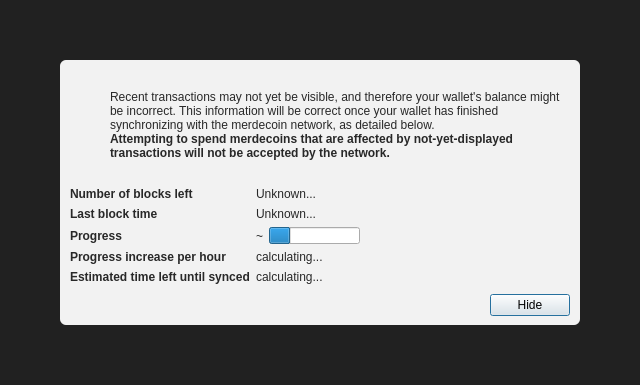
<?xml version="1.0" encoding="UTF-8"?>
<ui version="4.0">
 <class>ModalOverlay</class>
 <widget class="ModalOverlay" name="ModalOverlay">
  <property name="geometry">
   <rect>
    <x>0</x>
    <y>0</y>
    <width>640</width>
    <height>385</height>
   </rect>
  </property>
  <property name="windowTitle">
   <string>Form</string>
  </property>
  <layout class="QVBoxLayout" name="verticalLayout" stretch="0">
   <property name="sizeConstraint">
    <enum>QLayout::SetDefaultConstraint</enum>
   </property>
   <property name="leftMargin">
    <number>0</number>
   </property>
   <property name="topMargin">
    <number>0</number>
   </property>
   <property name="rightMargin">
    <number>0</number>
   </property>
   <property name="bottomMargin">
    <number>0</number>
   </property>
   <item>
    <widget class="QWidget" name="bgWidget" native="true">
     <property name="styleSheet">
      <string notr="true">#bgWidget { background: rgba(0,0,0,220); }</string>
     </property>
     <layout class="QVBoxLayout" name="verticalLayoutMain" stretch="1">
      <property name="leftMargin">
       <number>60</number>
      </property>
      <property name="topMargin">
       <number>60</number>
      </property>
      <property name="rightMargin">
       <number>60</number>
      </property>
      <property name="bottomMargin">
       <number>60</number>
      </property>
      <item>
       <widget class="QWidget" name="contentWidget" native="true">
        <property name="styleSheet">
         <string notr="true">#contentWidget { background: rgba(255,255,255,240); border-radius: 6px; }

QLabel { color: rgb(40,40,40);  }</string>
        </property>
        <layout class="QVBoxLayout" name="verticalLayoutSub" stretch="1,0,0,0">
         <property name="spacing">
          <number>0</number>
         </property>
         <property name="leftMargin">
          <number>10</number>
         </property>
         <property name="topMargin">
          <number>10</number>
         </property>
         <property name="rightMargin">
          <number>10</number>
         </property>
         <property name="bottomMargin">
          <number>10</number>
         </property>
         <item>
          <layout class="QHBoxLayout" name="horizontalLayoutIconText" stretch="0,1">
           <property name="topMargin">
            <number>20</number>
           </property>
           <item>
            <layout class="QVBoxLayout" name="verticalLayoutIcon">
             <property name="leftMargin">
              <number>0</number>
             </property>
             <item>
              <widget class="QPushButton" name="warningIcon">
               <property name="enabled">
                <bool>false</bool>
               </property>
               <property name="text">
                <string/>
               </property>
               <property name="icon">
                <iconset>
                 <normaloff>:/icons/warning</normaloff>
                 <disabledoff>:/icons/warning</disabledoff>:/icons/warning</iconset>
               </property>
               <property name="iconSize">
                <size>
                 <width>48</width>
                 <height>48</height>
                </size>
               </property>
               <property name="flat">
                <bool>true</bool>
               </property>
              </widget>
             </item>
             <item>
              <spacer name="verticalSpacerWarningIcon">
               <property name="orientation">
                <enum>Qt::Vertical</enum>
               </property>
               <property name="sizeHint" stdset="0">
                <size>
                 <width>20</width>
                 <height>40</height>
                </size>
               </property>
              </spacer>
             </item>
            </layout>
           </item>
           <item>
            <layout class="QVBoxLayout" name="verticalLayoutInfoText">
             <property name="leftMargin">
              <number>0</number>
             </property>
             <property name="topMargin">
              <number>0</number>
             </property>
             <item>
              <widget class="QLabel" name="infoText">
               <property name="text">
                <string>Recent transactions may not yet be visible, and therefore your wallet's balance might be incorrect. This information will be correct once your wallet has finished synchronizing with the merdecoin network, as detailed below.</string>
               </property>
               <property name="textFormat">
                <enum>Qt::RichText</enum>
               </property>
               <property name="wordWrap">
                <bool>true</bool>
               </property>
              </widget>
             </item>
             <item>
              <widget class="QLabel" name="infoTextStrong">
               <property name="font">
                <font>
                 <weight>75</weight>
                 <bold>true</bold>
                </font>
               </property>
               <property name="text">
                <string>Attempting to spend merdecoins that are affected by not-yet-displayed transactions will not be accepted by the network.</string>
               </property>
               <property name="textFormat">
                <enum>Qt::RichText</enum>
               </property>
               <property name="wordWrap">
                <bool>true</bool>
               </property>
              </widget>
             </item>
             <item>
              <spacer name="verticalSpacerInTextSpace">
               <property name="orientation">
                <enum>Qt::Vertical</enum>
               </property>
               <property name="sizeHint" stdset="0">
                <size>
                 <width>20</width>
                 <height>40</height>
                </size>
               </property>
              </spacer>
             </item>
            </layout>
           </item>
          </layout>
         </item>
         <item>
          <spacer name="verticalSpacerAfterText">
           <property name="orientation">
            <enum>Qt::Vertical</enum>
           </property>
           <property name="sizeHint" stdset="0">
            <size>
             <width>20</width>
             <height>40</height>
            </size>
           </property>
          </spacer>
         </item>
         <item>
          <layout class="QFormLayout" name="formLayout">
           <property name="fieldGrowthPolicy">
            <enum>QFormLayout::FieldsStayAtSizeHint</enum>
           </property>
           <property name="horizontalSpacing">
            <number>6</number>
           </property>
           <property name="verticalSpacing">
            <number>6</number>
           </property>
           <property name="topMargin">
            <number>10</number>
           </property>
           <item row="0" column="0">
            <widget class="QLabel" name="labelNumberOfBlocksLeft">
             <property name="font">
              <font>
               <weight>75</weight>
               <bold>true</bold>
              </font>
             </property>
             <property name="text">
              <string>Number of blocks left</string>
             </property>
            </widget>
           </item>
           <item row="0" column="1">
            <widget class="QLabel" name="numberOfBlocksLeft">
             <property name="text">
              <string>Unknown...</string>
             </property>
            </widget>
           </item>
           <item row="1" column="0">
            <widget class="QLabel" name="labelLastBlockTime">
             <property name="font">
              <font>
               <weight>75</weight>
               <bold>true</bold>
              </font>
             </property>
             <property name="text">
              <string>Last block time</string>
             </property>
            </widget>
           </item>
           <item row="1" column="1">
            <widget class="QLabel" name="newestBlockDate">
             <property name="sizePolicy">
              <sizepolicy hsizetype="Maximum" vsizetype="Preferred">
               <horstretch>0</horstretch>
               <verstretch>0</verstretch>
              </sizepolicy>
             </property>
             <property name="text">
              <string>Unknown...</string>
             </property>
            </widget>
           </item>
           <item row="2" column="0">
            <widget class="QLabel" name="labelSyncDone">
             <property name="font">
              <font>
               <weight>75</weight>
               <bold>true</bold>
              </font>
             </property>
             <property name="text">
              <string>Progress</string>
             </property>
            </widget>
           </item>
           <item row="2" column="1">
            <layout class="QHBoxLayout" name="horizontalLayoutSync" stretch="0,1">
             <item>
              <widget class="QLabel" name="percentageProgress">
               <property name="text">
                <string notr="true">~</string>
               </property>
              </widget>
             </item>
             <item>
              <widget class="QProgressBar" name="progressBar">
               <property name="value">
                <number>24</number>
               </property>
               <property name="format">
                <string/>
               </property>
              </widget>
             </item>
            </layout>
           </item>
           <item row="4" column="0">
            <widget class="QLabel" name="labelProgressIncrease">
             <property name="font">
              <font>
               <weight>75</weight>
               <bold>true</bold>
              </font>
             </property>
             <property name="text">
              <string>Progress increase per hour</string>
             </property>
            </widget>
           </item>
           <item row="4" column="1">
            <widget class="QLabel" name="progressIncreasePerH">
             <property name="text">
              <string>calculating...</string>
             </property>
            </widget>
           </item>
           <item row="5" column="0">
            <widget class="QLabel" name="labelEstimatedTimeLeft">
             <property name="font">
              <font>
               <weight>75</weight>
               <bold>true</bold>
              </font>
             </property>
             <property name="text">
              <string>Estimated time left until synced</string>
             </property>
            </widget>
           </item>
           <item row="5" column="1">
            <widget class="QLabel" name="expectedTimeLeft">
             <property name="text">
              <string>calculating...</string>
             </property>
            </widget>
           </item>
          </layout>
         </item>
         <item>
          <layout class="QHBoxLayout" name="horizontalLayoutButtons">
           <property name="leftMargin">
            <number>10</number>
           </property>
           <property name="topMargin">
            <number>10</number>
           </property>
           <item>
            <spacer name="horizontalSpacer">
             <property name="orientation">
              <enum>Qt::Horizontal</enum>
             </property>
             <property name="sizeHint" stdset="0">
              <size>
               <width>40</width>
               <height>20</height>
              </size>
             </property>
            </spacer>
           </item>
           <item>
            <widget class="QPushButton" name="closeButton">
             <property name="text">
              <string>Hide</string>
             </property>
             <property name="focusPolicy">
              <enum>Qt::StrongFocus</enum>
             </property>
             <property name="default">
              <bool>true</bool>
             </property>
            </widget>
           </item>
          </layout>
         </item>
        </layout>
       </widget>
      </item>
     </layout>
    </widget>
   </item>
  </layout>
 </widget>
 <customwidgets>
  <customwidget>
   <class>ModalOverlay</class>
   <extends>QWidget</extends>
   <header>qt/modaloverlay.h</header>
   <container>1</container>
  </customwidget>
 </customwidgets>
 <resources/>
 <connections/>
</ui>
